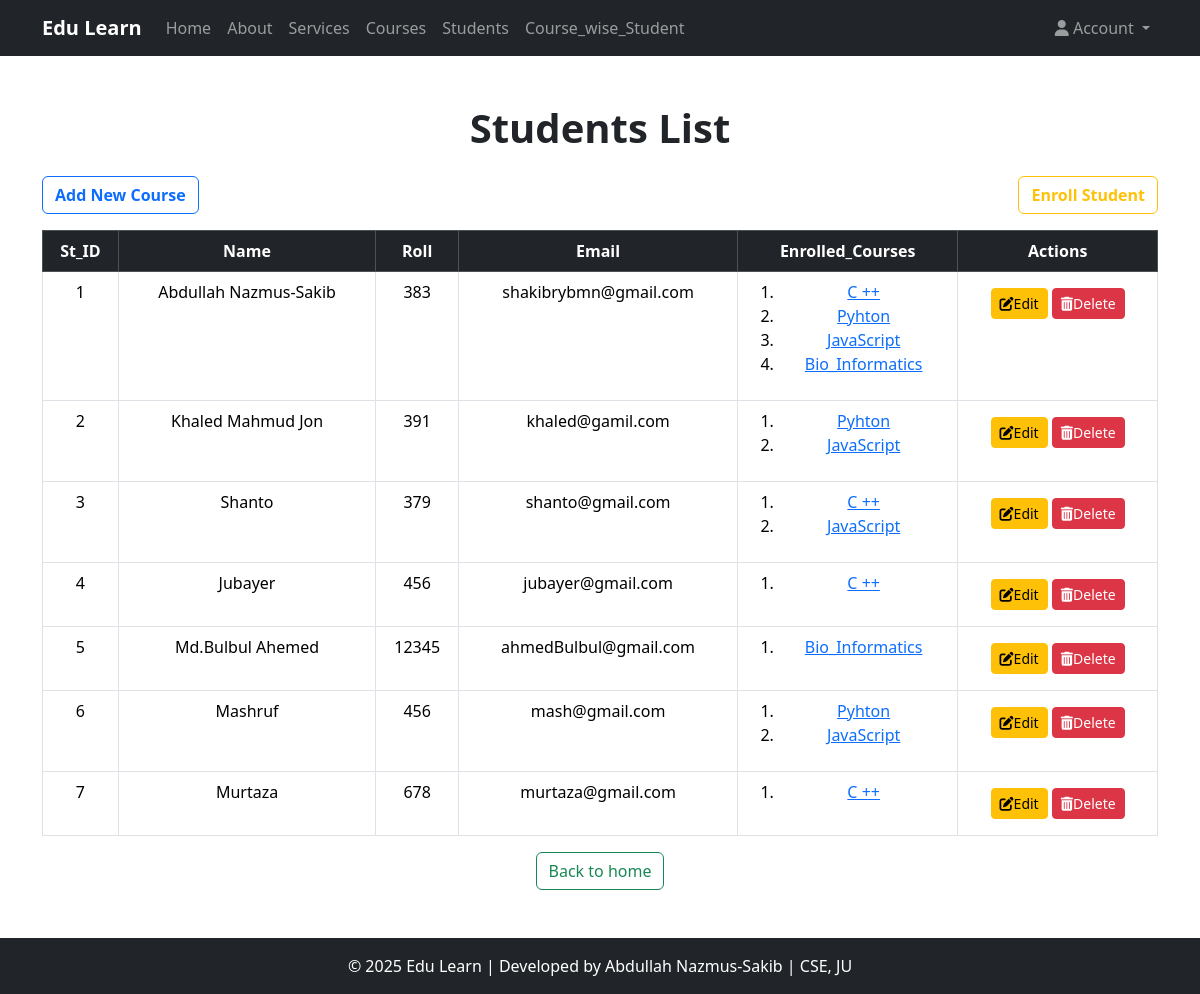
Screenshot of /student_list/ (signed in) with the database file from the repository.
### Course_app/models.py (models this page shows, shortened)
class Student(models.Model):
    name = models.CharField(max_length=30)
    roll = models.IntegerField()
    email = models.EmailField(max_length=60,unique=True)
    enrolled_courses = models.ManyToManyField(Course, related_name="students")  # ✅ Changed related_name to plural

class Course(models.Model):
    title = models.CharField(max_length=25)
    descriptions = models.TextField()
    durations = models.IntegerField(help_text="Durations in hours")
    thumbnail = models.ImageField(upload_to="courses_thumbnail/", null=True, blank=True)

### Course_app/views.py (the view)
# urls.py: path('student_list/',views.student_list,name='student_list'),
@login_required(login_url='login_user')
def student_list(request):
    students = Student.objects.all()
    context = {
        'check':1,
        'students':students
    }
    return render(request,html_path_for_student_list,context)

### templates/Course_app/student_list.html (shortened to what this page needs)
{% extends 'Course_app/base.html' %}
{% block content %}
<div class="text-center mb-4">
    <h1 class="fw-bold">
    {% if check == 2 %}
    Enrolled Student of
    <span class="text-danger">"{{course.title}}"</span> Course
    {% elif check == 3 %}
        Student Information
    {% elif check == 1 %}
    Students List
    {% endif %}
    </h1>
</div>
<div class="d-flex justify-content-between">
    <a href="{% url 'create_course' %}" class="btn btn-outline-primary fw-bold mb-3">Add New Course</a>
    <a href="{% url 'Enroll_student' %}" class="btn btn-outline-warning fw-bold mb-3">Enroll Student</a>
</div>
<table class="table table-bordered table-hover text-center">
    <thead class="table-dark">
        <tr>
            <th>St_ID</th>
            <th>Name</th>
            <th>Roll</th>
            <th>Email</th>
            <th>Enrolled_Courses</th>
            <th>Actions</th>
        </tr>
    </thead>
    <tbody>
        {% if check == 3 %}
        <tr>
            <td>{{ student.id }}</td>
            <td>{{ student.name }}</td>
            <td>{{ student.roll }}</td>
            <td>{{ student.email }}</td>
            <td>
                <ol>
                    {% for course in student.enrolled_courses.all %}
                    <li><a href="{% url 'coursedetails' course.id %}">{{course.title}}</a></li>
                    {% endfor %}
                </ol>
            </td>
             <td>
                <a href="{% url 'update_student' student.id %}" class="btn btn-sm btn-warning my-2"><i class='fas fa-edit'></i>Edit</a>
                <form action="{% url 'delete_student' student.id %}" class="d-inline">
                    <button type="submit" class="btn btn-danger btn-sm"><i class="fas fa-trash-alt"></i>Delete</button>
                </form>
            </td>
        </tr>
        {% else %}
        {% for student in students %}
        <tr>
            <td>{{ forloop.counter }}</td>
            <td>{{ student.name }}</td>
            <td>{{ student.roll }}</td>
            <td>{{ student.email }}</td>
            <td>
                <ol>
                    {% for course in student.enrolled_courses.all %}
                    <li><a href="{% url 'coursedetails' course.id %}">{{course.title}}</a></li>
                    {% endfor %}
                </ol>
            </td>
             <td>
                <a href="{% url 'update_student' student.id %}" class="btn btn-sm btn-warning my-2"><i class='fas fa-edit'></i>Edit</a>
                <form action="{% url 'delete_student' student.id %}" class="d-inline">
                    <button type="submit" class="btn btn-danger btn-sm"><i class="fas fa-trash-alt"></i>Delete</button>
                </form>
            </td>
        </tr>
        {% endfor %}
        {% endif %}
    </tbody>
</table>
<div class="d-flex justify-content-center">
    <a href="{% url 'course_list' %}" class="btn btn-outline-success ">Back to home</a>
</div>
{% endblock content %}

### static/Course_app/css/base.css (style rules this page uses)
html, body { height: 100%; }
body { display: flex; flex-direction: column; }

### rows the page displays
Student: name "Abdullah Nazmus-Sakib", roll "383", email "shakibrybmn@gmail.com"
Course: title "C ++"
Course: title "Pyhton"
Course: title "JavaScript"
Course: title "Bio_Informatics"
Student: name "Khaled Mahmud Jon", roll "391", email "khaled@gamil.com"
Student: name "Shanto", roll "379", email "shanto@gmail.com"
Student: name "Jubayer", roll "456", email "jubayer@gmail.com"
Student: name "Md.Bulbul Ahemed", roll "12345", email "ahmedBulbul@gmail.com"
Student: name "Mashruf", roll "456", email "mash@gmail.com"
Student: name "Murtaza", roll "678", email "murtaza@gmail.com"
